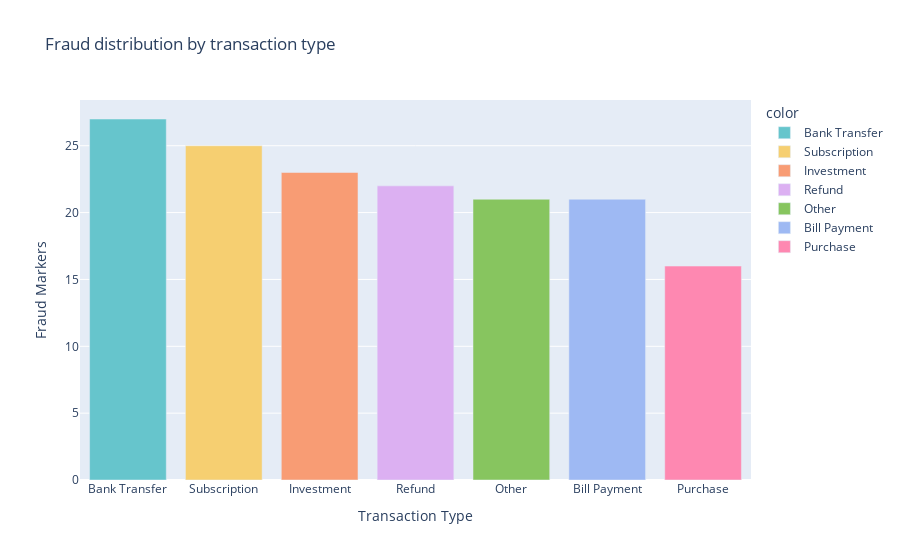
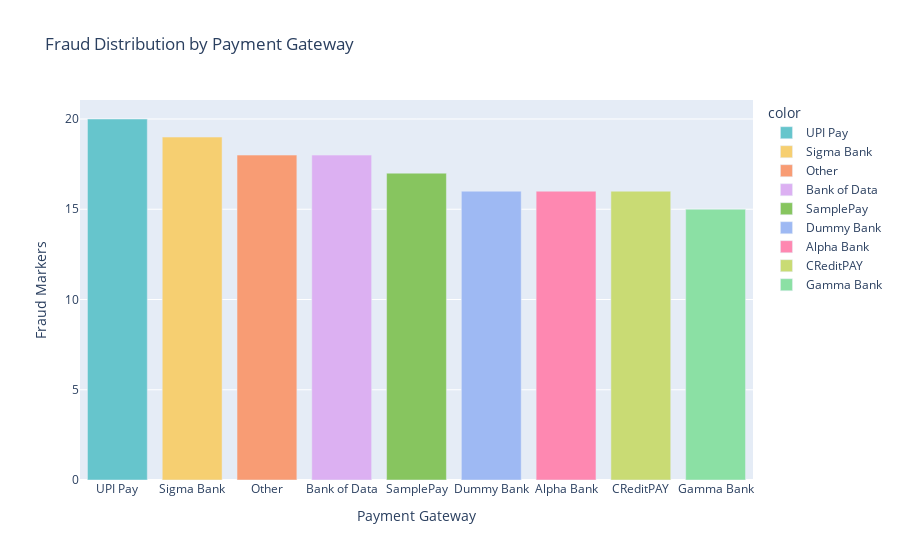
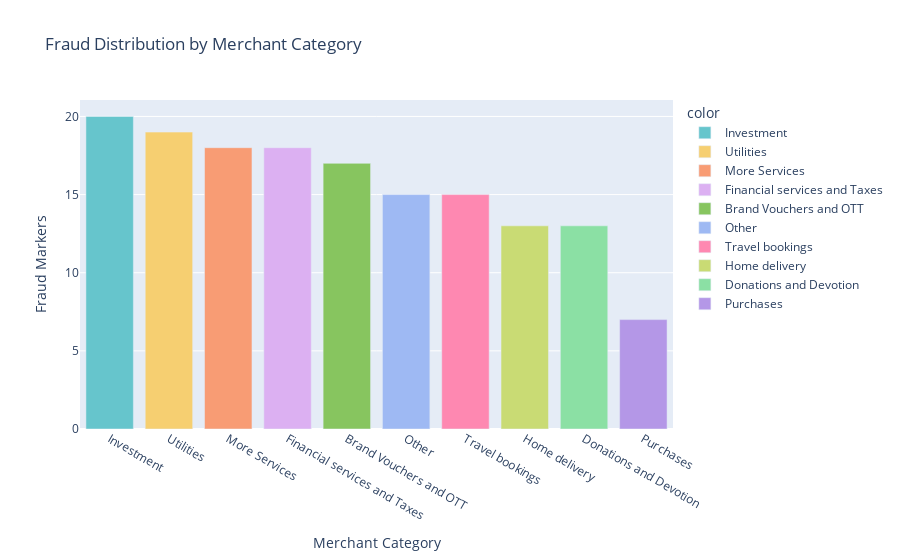
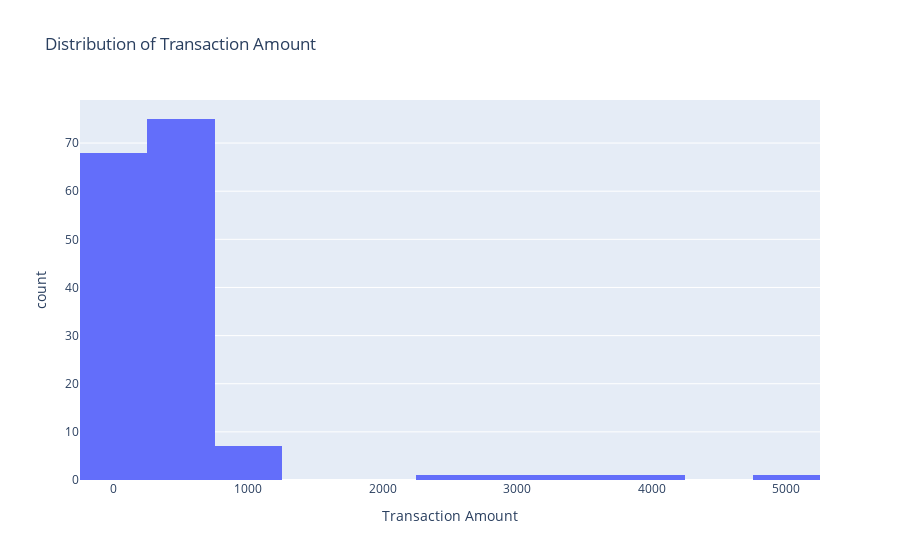

Here is the notebook cell these charts were saved with, in order:
### Code cell
import plotly.express as px

# Plot 1: Fraud distribution by Transaction Type
fig = px.bar(
    x=fraud['Transaction_Type'].value_counts().index,
    y=fraud['Transaction_Type'].value_counts().values,
    color=fraud['Transaction_Type'].value_counts().index,
    title="Fraud distribution by transaction type",
    labels={"x": "Transaction Type", "y": "Fraud Markers"},
    color_discrete_sequence=px.colors.qualitative.Pastel
)
fig.update_layout(xaxis={"categoryorder": "total descending"})
fig.show()

# Plot 2: Fraud distribution by Payment Gateway
fig = px.bar(
    x=fraud['Payment_Gateway'].value_counts().index,
    y=fraud['Payment_Gateway'].value_counts().values,
    color=fraud['Payment_Gateway'].value_counts().index,
    title="Fraud Distribution by Payment Gateway",
    labels={"x": "Payment Gateway", "y": "Fraud Markers"},
    color_discrete_sequence=px.colors.qualitative.Pastel
)
fig.update_layout(xaxis={"categoryorder": "total descending"})
fig.show()

# Plot 3: Fraud distribution by Merchant Category
merchant_category_counts = fraud['Merchant_Category'].value_counts()
fig = px.bar(
    x=merchant_category_counts.index,
    y=merchant_category_counts.values,
    color=merchant_category_counts.index,
    title="Fraud Distribution by Merchant Category",
    labels={'x': 'Merchant Category', 'y': 'Fraud Markers'},
    color_discrete_sequence=px.colors.qualitative.Pastel
)
fig.update_layout(xaxis={'categoryorder': 'total descending'})
fig.show()


# Plot 4: Distribution of Transaction Amount
fig = px.histogram(fraud, x='amount', nbins=20,
                   title="Distribution of Transaction Amount",
                   labels={'amount': 'Transaction Amount'})
fig.show()

# Plot 5: Relationship between Transaction Frequency and Fraud using scatter plot
fig = px.scatter(fraud, x='Transaction_Frequency', y='fraud',
                 title="Relationship between Transaction Frequency and Fraud",
                 labels={'Transaction_Frequency': 'Transaction Frequency', 'fraud': 'Fraud Markers'},
                 color='fraud', color_discrete_map={0: 'lightblue', 1: 'orange'})
fig.show()
# Plot 6: Relationship between Days Since Last Transaction and Fraud using scatter plot
fig = px.scatter(fraud, x='Days_Since_Last_Transaction', y='fraud',
                 title='Relationship between Days Since Last Transaction and Fraud',
                 labels={'Days_Since_Last_Transaction': 'Days Since Last Transaction', 'fraud': 'Fraud Markers'},
                 color='fraud', color_discrete_map={0: 'lightblue', 1: 'orange'})
fig.show()
#Plot 7
# Assuming the correct column name is identified
transaction_state_counts = fraud['Transaction_State'].value_counts()
fig = px.bar(
    x=transaction_state_counts.index,
    y=transaction_state_counts.values,
    color=transaction_state_counts.index,
    title="Fraud Distribution by Transaction State",
    labels={'x': 'Transaction State', 'y': 'Fraud Markers'},
    color_discrete_sequence=px.colors.qualitative.Pastel
)
fig.update_layout(xaxis={'categoryorder': 'total descending'})
fig.show()


#Plot 8

# Create a bar plot
fig = px.bar(x=fraud['Device_OS'].value_counts().index,
             y=fraud['Device_OS'].value_counts().values,
             color=fraud['Device_OS'].value_counts().index,
             title="Fraud Distribution by Device OS",
             labels={'x': 'Device OS', 'y': 'Fraud Markers'},
             color_discrete_sequence=px.colors.qualitative.Pastel)

# Update layout for better visualization
fig.update_layout(xaxis={'categoryorder': 'total descending'})

# Display the plot
fig.show()

### Figure 1 — Plotly figure (JSON) as saved in the notebook; plotly's stock layout.template omitted (floating-point values rounded to 4 significant figures)
{"data": [{"alignmentgroup": "True", "hovertemplate": "color=Bank Transfer<br>Transaction Type=%{x}<br>Fraud Markers=%{y}<extra></extra>", "legendgroup": "Bank Transfer", "marker": {"color": "rgb(102, 197, 204)", "pattern": {"shape": ""}}, "name": "Bank Transfer", "offsetgroup": "Bank Transfer", "orientation": "v", "showlegend": true, "textposition": "auto", "type": "bar", "x": ["Bank Transfer"], "xaxis": "x", "y": [27], "yaxis": "y"}, {"alignmentgroup": "True", "hovertemplate": "color=Subscription<br>Transaction Type=%{x}<br>Fraud Markers=%{y}<extra></extra>", "legendgroup": "Subscription", "marker": {"color": "rgb(246, 207, 113)", "pattern": {"shape": ""}}, "name": "Subscription", "offsetgroup": "Subscription", "orientation": "v", "showlegend": true, "textposition": "auto", "type": "bar", "x": ["Subscription"], "xaxis": "x", "y": [25], "yaxis": "y"}, {"alignmentgroup": "True", "hovertemplate": "color=Investment<br>Transaction Type=%{x}<br>Fraud Markers=%{y}<extra></extra>", "legendgroup": "Investment", "marker": {"color": "rgb(248, 156, 116)", "pattern": {"shape": ""}}, "name": "Investment", "offsetgroup": "Investment", "orientation": "v", "showlegend": true, "textposition": "auto", "type": "bar", "x": ["Investment"], "xaxis": "x", "y": [23], "yaxis": "y"}, {"alignmentgroup": "True", "hovertemplate": "color=Refund<br>Transaction Type=%{x}<br>Fraud Markers=%{y}<extra></extra>", "legendgroup": "Refund", "marker": {"color": "rgb(220, 176, 242)", "pattern": {"shape": ""}}, "name": "Refund", "offsetgroup": "Refund", "orientation": "v", "showlegend": true, "textposition": "auto", "type": "bar", "x": ["Refund"], "xaxis": "x", "y": [22], "yaxis": "y"}, {"alignmentgroup": "True", "hovertemplate": "color=Other<br>Transaction Type=%{x}<br>Fraud Markers=%{y}<extra></extra>", "legendgroup": "Other", "marker": {"color": "rgb(135, 197, 95)", "pattern": {"shape": ""}}, "name": "Other", "offsetgroup": "Other", "orientation": "v", "showlegend": true, "textposition": "auto", "type": "bar", "x": ["Other"], "xaxis": "x", "y": [21], "yaxis": "y"}, {"alignmentgroup": "True", "hovertemplate": "color=Bill Payment<br>Transaction Type=%{x}<br>Fraud Markers=%{y}<extra></extra>", "legendgroup": "Bill Payment", "marker": {"color": "rgb(158, 185, 243)", "pattern": {"shape": ""}}, "name": "Bill Payment", "offsetgroup": "Bill Payment", "orientation": "v", "showlegend": true, "textposition": "auto", "type": "bar", "x": ["Bill Payment"], "xaxis": "x", "y": [21], "yaxis": "y"}, {"alignmentgroup": "True", "hovertemplate": "color=Purchase<br>Transaction Type=%{x}<br>Fraud Markers=%{y}<extra></extra>", "legendgroup": "Purchase", "marker": {"color": "rgb(254, 136, 177)", "pattern": {"shape": ""}}, "name": "Purchase", "offsetgroup": "Purchase", "orientation": "v", "showlegend": true, "textposition": "auto", "type": "bar", "x": ["Purchase"], "xaxis": "x", "y": [16], "yaxis": "y"}], "layout": {"barmode": "relative", "legend": {"title": {"text": "color"}, "tracegroupgap": 0}, "title": {"text": "Fraud distribution by transaction type"}, "xaxis": {"anchor": "y", "categoryorder": "total descending", "domain": [0, 1], "title": {"text": "Transaction Type"}}, "yaxis": {"anchor": "x", "domain": [0, 1], "title": {"text": "Fraud Markers"}}}}

### Figure 2 — Plotly figure (JSON) as saved in the notebook; plotly's stock layout.template omitted (floating-point values rounded to 4 significant figures)
{"data": [{"alignmentgroup": "True", "hovertemplate": "color=UPI Pay<br>Payment Gateway=%{x}<br>Fraud Markers=%{y}<extra></extra>", "legendgroup": "UPI Pay", "marker": {"color": "rgb(102, 197, 204)", "pattern": {"shape": ""}}, "name": "UPI Pay", "offsetgroup": "UPI Pay", "orientation": "v", "showlegend": true, "textposition": "auto", "type": "bar", "x": ["UPI Pay"], "xaxis": "x", "y": [20], "yaxis": "y"}, {"alignmentgroup": "True", "hovertemplate": "color=Sigma Bank<br>Payment Gateway=%{x}<br>Fraud Markers=%{y}<extra></extra>", "legendgroup": "Sigma Bank", "marker": {"color": "rgb(246, 207, 113)", "pattern": {"shape": ""}}, "name": "Sigma Bank", "offsetgroup": "Sigma Bank", "orientation": "v", "showlegend": true, "textposition": "auto", "type": "bar", "x": ["Sigma Bank"], "xaxis": "x", "y": [19], "yaxis": "y"}, {"alignmentgroup": "True", "hovertemplate": "color=Other<br>Payment Gateway=%{x}<br>Fraud Markers=%{y}<extra></extra>", "legendgroup": "Other", "marker": {"color": "rgb(248, 156, 116)", "pattern": {"shape": ""}}, "name": "Other", "offsetgroup": "Other", "orientation": "v", "showlegend": true, "textposition": "auto", "type": "bar", "x": ["Other"], "xaxis": "x", "y": [18], "yaxis": "y"}, {"alignmentgroup": "True", "hovertemplate": "color=Bank of Data<br>Payment Gateway=%{x}<br>Fraud Markers=%{y}<extra></extra>", "legendgroup": "Bank of Data", "marker": {"color": "rgb(220, 176, 242)", "pattern": {"shape": ""}}, "name": "Bank of Data", "offsetgroup": "Bank of Data", "orientation": "v", "showlegend": true, "textposition": "auto", "type": "bar", "x": ["Bank of Data"], "xaxis": "x", "y": [18], "yaxis": "y"}, {"alignmentgroup": "True", "hovertemplate": "color=SamplePay<br>Payment Gateway=%{x}<br>Fraud Markers=%{y}<extra></extra>", "legendgroup": "SamplePay", "marker": {"color": "rgb(135, 197, 95)", "pattern": {"shape": ""}}, "name": "SamplePay", "offsetgroup": "SamplePay", "orientation": "v", "showlegend": true, "textposition": "auto", "type": "bar", "x": ["SamplePay"], "xaxis": "x", "y": [17], "yaxis": "y"}, {"alignmentgroup": "True", "hovertemplate": "color=Dummy Bank<br>Payment Gateway=%{x}<br>Fraud Markers=%{y}<extra></extra>", "legendgroup": "Dummy Bank", "marker": {"color": "rgb(158, 185, 243)", "pattern": {"shape": ""}}, "name": "Dummy Bank", "offsetgroup": "Dummy Bank", "orientation": "v", "showlegend": true, "textposition": "auto", "type": "bar", "x": ["Dummy Bank"], "xaxis": "x", "y": [16], "yaxis": "y"}, {"alignmentgroup": "True", "hovertemplate": "color=Alpha Bank<br>Payment Gateway=%{x}<br>Fraud Markers=%{y}<extra></extra>", "legendgroup": "Alpha Bank", "marker": {"color": "rgb(254, 136, 177)", "pattern": {"shape": ""}}, "name": "Alpha Bank", "offsetgroup": "Alpha Bank", "orientation": "v", "showlegend": true, "textposition": "auto", "type": "bar", "x": ["Alpha Bank"], "xaxis": "x", "y": [16], "yaxis": "y"}, {"alignmentgroup": "True", "hovertemplate": "color=CReditPAY<br>Payment Gateway=%{x}<br>Fraud Markers=%{y}<extra></extra>", "legendgroup": "CReditPAY", "marker": {"color": "rgb(201, 219, 116)", "pattern": {"shape": ""}}, "name": "CReditPAY", "offsetgroup": "CReditPAY", "orientation": "v", "showlegend": true, "textposition": "auto", "type": "bar", "x": ["CReditPAY"], "xaxis": "x", "y": [16], "yaxis": "y"}, {"alignmentgroup": "True", "hovertemplate": "color=Gamma Bank<br>Payment Gateway=%{x}<br>Fraud Markers=%{y}<extra></extra>", "legendgroup": "Gamma Bank", "marker": {"color": "rgb(139, 224, 164)", "pattern": {"shape": ""}}, "name": "Gamma Bank", "offsetgroup": "Gamma Bank", "orientation": "v", "showlegend": true, "textposition": "auto", "type": "bar", "x": ["Gamma Bank"], "xaxis": "x", "y": [15], "yaxis": "y"}], "layout": {"barmode": "relative", "legend": {"title": {"text": "color"}, "tracegroupgap": 0}, "title": {"text": "Fraud Distribution by Payment Gateway"}, "xaxis": {"anchor": "y", "categoryorder": "total descending", "domain": [0, 1], "title": {"text": "Payment Gateway"}}, "yaxis": {"anchor": "x", "domain": [0, 1], "title": {"text": "Fraud Markers"}}}}

### Figure 3 — Plotly figure (JSON) as saved in the notebook; plotly's stock layout.template omitted (floating-point values rounded to 4 significant figures)
{"data": [{"alignmentgroup": "True", "hovertemplate": "color=Investment<br>Merchant Category=%{x}<br>Fraud Markers=%{y}<extra></extra>", "legendgroup": "Investment", "marker": {"color": "rgb(102, 197, 204)", "pattern": {"shape": ""}}, "name": "Investment", "offsetgroup": "Investment", "orientation": "v", "showlegend": true, "textposition": "auto", "type": "bar", "x": ["Investment"], "xaxis": "x", "y": [20], "yaxis": "y"}, {"alignmentgroup": "True", "hovertemplate": "color=Utilities<br>Merchant Category=%{x}<br>Fraud Markers=%{y}<extra></extra>", "legendgroup": "Utilities", "marker": {"color": "rgb(246, 207, 113)", "pattern": {"shape": ""}}, "name": "Utilities", "offsetgroup": "Utilities", "orientation": "v", "showlegend": true, "textposition": "auto", "type": "bar", "x": ["Utilities"], "xaxis": "x", "y": [19], "yaxis": "y"}, {"alignmentgroup": "True", "hovertemplate": "color=More Services<br>Merchant Category=%{x}<br>Fraud Markers=%{y}<extra></extra>", "legendgroup": "More Services", "marker": {"color": "rgb(248, 156, 116)", "pattern": {"shape": ""}}, "name": "More Services", "offsetgroup": "More Services", "orientation": "v", "showlegend": true, "textposition": "auto", "type": "bar", "x": ["More Services"], "xaxis": "x", "y": [18], "yaxis": "y"}, {"alignmentgroup": "True", "hovertemplate": "color=Financial services and Taxes<br>Merchant Category=%{x}<br>Fraud Markers=%{y}<extra></extra>", "legendgroup": "Financial services and Taxes", "marker": {"color": "rgb(220, 176, 242)", "pattern": {"shape": ""}}, "name": "Financial services and Taxes", "offsetgroup": "Financial services and Taxes", "orientation": "v", "showlegend": true, "textposition": "auto", "type": "bar", "x": ["Financial services and Taxes"], "xaxis": "x", "y": [18], "yaxis": "y"}, {"alignmentgroup": "True", "hovertemplate": "color=Brand Vouchers and OTT<br>Merchant Category=%{x}<br>Fraud Markers=%{y}<extra></extra>", "legendgroup": "Brand Vouchers and OTT", "marker": {"color": "rgb(135, 197, 95)", "pattern": {"shape": ""}}, "name": "Brand Vouchers and OTT", "offsetgroup": "Brand Vouchers and OTT", "orientation": "v", "showlegend": true, "textposition": "auto", "type": "bar", "x": ["Brand Vouchers and OTT"], "xaxis": "x", "y": [17], "yaxis": "y"}, {"alignmentgroup": "True", "hovertemplate": "color=Other<br>Merchant Category=%{x}<br>Fraud Markers=%{y}<extra></extra>", "legendgroup": "Other", "marker": {"color": "rgb(158, 185, 243)", "pattern": {"shape": ""}}, "name": "Other", "offsetgroup": "Other", "orientation": "v", "showlegend": true, "textposition": "auto", "type": "bar", "x": ["Other"], "xaxis": "x", "y": [15], "yaxis": "y"}, {"alignmentgroup": "True", "hovertemplate": "color=Travel bookings<br>Merchant Category=%{x}<br>Fraud Markers=%{y}<extra></extra>", "legendgroup": "Travel bookings", "marker": {"color": "rgb(254, 136, 177)", "pattern": {"shape": ""}}, "name": "Travel bookings", "offsetgroup": "Travel bookings", "orientation": "v", "showlegend": true, "textposition": "auto", "type": "bar", "x": ["Travel bookings"], "xaxis": "x", "y": [15], "yaxis": "y"}, {"alignmentgroup": "True", "hovertemplate": "color=Home delivery<br>Merchant Category=%{x}<br>Fraud Markers=%{y}<extra></extra>", "legendgroup": "Home delivery", "marker": {"color": "rgb(201, 219, 116)", "pattern": {"shape": ""}}, "name": "Home delivery", "offsetgroup": "Home delivery", "orientation": "v", "showlegend": true, "textposition": "auto", "type": "bar", "x": ["Home delivery"], "xaxis": "x", "y": [13], "yaxis": "y"}, {"alignmentgroup": "True", "hovertemplate": "color=Donations and Devotion<br>Merchant Category=%{x}<br>Fraud Markers=%{y}<extra></extra>", "legendgroup": "Donations and Devotion", "marker": {"color": "rgb(139, 224, 164)", "pattern": {"shape": ""}}, "name": "Donations and Devotion", "offsetgroup": "Donations and Devotion", "orientation": "v", "showlegend": true, "textposition": "auto", "type": "bar", "x": ["Donations and Devotion"], "xaxis": "x", "y": [13], "yaxis": "y"}, {"alignmentgroup": "True", "hovertemplate": "color=Purchases<br>Merchant Category=%{x}<br>Fraud Markers=%{y}<extra></extra>", "legendgroup": "Purchases", "marker": {"color": "rgb(180, 151, 231)", "pattern": {"shape": ""}}, "name": "Purchases", "offsetgroup": "Purchases", "orientation": "v", "showlegend": true, "textposition": "auto", "type": "bar", "x": ["Purchases"], "xaxis": "x", "y": [7], "yaxis": "y"}], "layout": {"barmode": "relative", "legend": {"title": {"text": "color"}, "tracegroupgap": 0}, "title": {"text": "Fraud Distribution by Merchant Category"}, "xaxis": {"anchor": "y", "categoryorder": "total descending", "domain": [0, 1], "title": {"text": "Merchant Category"}}, "yaxis": {"anchor": "x", "domain": [0, 1], "title": {"text": "Fraud Markers"}}}}

### Figure 4 — Plotly figure (JSON) as saved in the notebook; plotly's stock layout.template omitted (floating-point values rounded to 4 significant figures; data arrays with more than 128 entries replaced by an {"elided": "..."} marker saying what was removed)
{"data": [{"alignmentgroup": "True", "bingroup": "x", "hovertemplate": "Transaction Amount=%{x}<br>count=%{y}<extra></extra>", "legendgroup": "", "marker": {"color": "#636efa", "pattern": {"shape": ""}}, "name": "", "nbinsx": 20, "offsetgroup": "", "orientation": "v", "showlegend": false, "type": "histogram", "x": {"elided": "155 float values"}, "xaxis": "x", "yaxis": "y"}], "layout": {"barmode": "relative", "legend": {"tracegroupgap": 0}, "title": {"text": "Distribution of Transaction Amount"}, "xaxis": {"anchor": "y", "domain": [0, 1], "title": {"text": "Transaction Amount"}}, "yaxis": {"anchor": "x", "domain": [0, 1], "title": {"text": "count"}}}}
